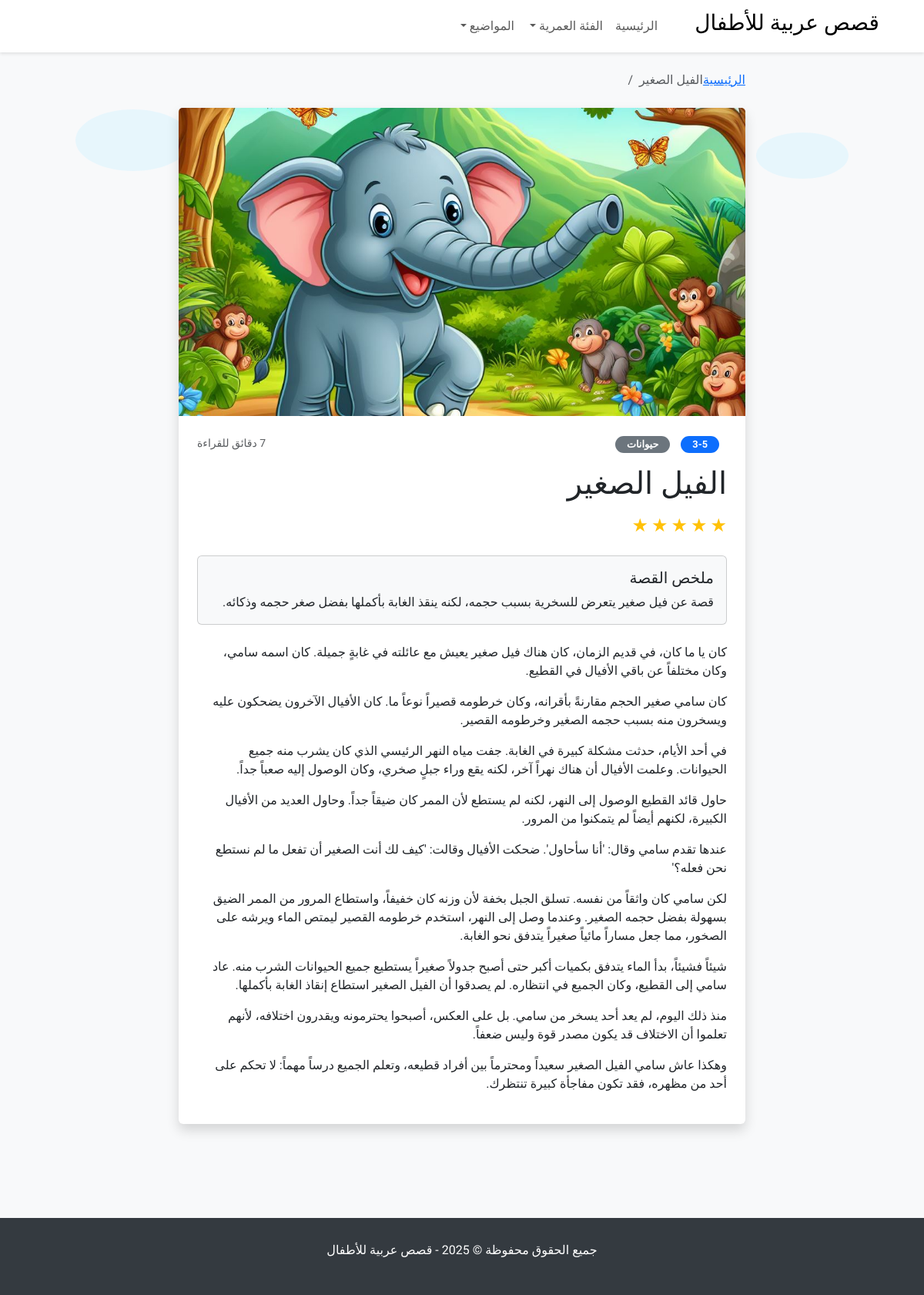
Screenshot of /story/1/ with the database file from the repository.
### stories/models.py (models this page shows, shortened)
class Story(models.Model):
    title = models.CharField(max_length=100)
    content = models.TextField()
    summary = models.TextField()
    image_url = models.CharField(max_length=255)
    age_group = models.CharField(max_length=10)
    reading_time = models.IntegerField()
    theme = models.CharField(max_length=50)
    is_featured = models.BooleanField(default=False)
    rating = models.IntegerField()
    created_at = models.DateTimeField(auto_now_add=True)
    class Meta:
        ordering = ['-created_at']

### stories/views.py (the view)
# urls.py: path('story/<int:story_id>/', views.story_detail, name='story_detail'),
def story_detail(request, story_id):
    story = get_object_or_404(Story, id=story_id)
    return render(request, 'stories/story_detail.html', {'story': story})

### stories/templates/stories/story_detail.html (shortened to what this page needs)
{% extends 'stories/base.html' %}
{% block content %}
<div class="position-relative mb-5">
    <div class="cloud cloud-left" style="top: 50px;">
        <svg width="150" height="80" viewBox="0 0 150 80" fill="none" xmlns="http://www.w3.org/2000/svg">
            <path d="M75 80C116.421 80 150 62.0914 150 40C150 17.9086 116.421 0 75 0C33.5786 0 0 17.9086 0 40C0 62.0914 33.5786 80 75 80Z" fill="#E1F5FE"/>
        </svg>
    </div>
    <div class="cloud cloud-right" style="top: 80px;">
        <svg width="120" height="60" viewBox="0 0 120 60" fill="none" xmlns="http://www.w3.org/2000/svg">
            <path d="M60 60C93.1371 60 120 46.5685 120 30C120 13.4315 93.1371 0 60 0C26.8629 0 0 13.4315 0 30C0 46.5685 26.8629 60 60 60Z" fill="#E1F5FE"/>
        </svg>
    </div>
    <div class="row">
        <div class="col-lg-8 mx-auto">
            <nav aria-label="breadcrumb" class="mb-4">
                <ol class="breadcrumb">
                    <li class="breadcrumb-item"><a href="{% url 'stories:home' %}">الرئيسية</a></li>
                    <li class="breadcrumb-item active" aria-current="page">{{ story.title }}</li>
                </ol>
            </nav>
            <article class="card shadow border-0">
                <img src="{{ story.image_url }}" class="card-img-top" alt="{{ story.title }}" style="max-height: 400px; object-fit: cover;">
                <div class="card-body p-4">
                    <div class="d-flex justify-content-between align-items-center mb-3">
                        <div>
                            <span class="badge bg-primary age-badge">{{ story.age_group }}</span>
                            <span class="badge bg-secondary age-badge">{{ story.theme }}</span>
                        </div>
                        <small class="text-muted">{{ story.reading_time }} دقائق للقراءة</small>
                    </div>
                    <h1 class="card-title mb-3">{{ story.title }}</h1>
                    <div class="mb-4">
                        {% for i in "12345" %}
                            {% if forloop.counter <= story.rating %}
                                <span class="text-warning h4">★</span>
                            {% else %}
                                <span class="text-muted h4">★</span>
                            {% endif %}
                        {% endfor %}
                    </div>
                    <div class="card mb-4 bg-light">
                        <div class="card-body">
                            <h5 class="card-title">ملخص القصة</h5>
                            <p class="card-text">{{ story.summary }}</p>
                        </div>
                    </div>
                    <div class="story-content">
                        {{ story.content|linebreaks }}
                    </div>
                </div>
            </article>
        </div>
    </div>
</div>
{% endblock %}

### stories/templates/stories/base.html (style rules this page uses)
body { font-family: 'Tajawal', sans-serif; background-color: #f8f9fa; }
.age-badge { border-radius: 20px; padding: 5px 15px; font-size: 0.8rem; margin-right: 10px; }
.cloud { position: absolute; z-index: -1; opacity: 0.7; }
.cloud-left { left: 5%; top: 100px; }
.cloud-right { right: 5%; top: 150px; }

### rows the page displays
Story: title "الفيل الصغير", image_url (picture), age_group "3-5", theme "حيوانات", reading_time "7", rating 5 (drawn), summary "قصة عن فيل صغير يتعرض للسخرية بسبب حجمه، لكنه ينقذ الغابة بأكملها بفضل صغر حجمه وذكائه.", content "كان يا ما كان، في قديم الزمان، كان هناك فيل صغير يعيش مع عائلته في غابةٍ جميلة. كان اسمه سامي، وكان مختلفاً عن باقي الأفيال في القطيع. كان سامي صغير الحجم مقارنةً بأقرانه، وكان خرطومه قصيراً نوعاً ما. كان الأفيال الآخرون يضحكون عليه ويسخرون منه بسبب حجمه الصغير وخرطومه القصير. في أحد الأيام، حدثت مشكلة كبيرة في الغابة. جفت مياه النهر الرئيسي الذي كان يشرب منه جميع الحيوانات. وعلمت الأفيال أن هناك نهراً آخر، لكنه يقع وراء جبلٍ صخري، وكان الوصول إليه صعباً جداً. حاول قائد القطيع الوصول إلى النهر، لكنه لم يستطع لأن الممر كان ضيقاً جداً. وحاول العديد من الأفيال الكبيرة، لكنهم أيضاً لم يتمكنوا من المرور. عندها تقدم سامي وقال: 'أنا سأحاول'. ضحكت الأفيال وقالت: 'كيف لك أنت الصغير أن تفعل ما لم…"
